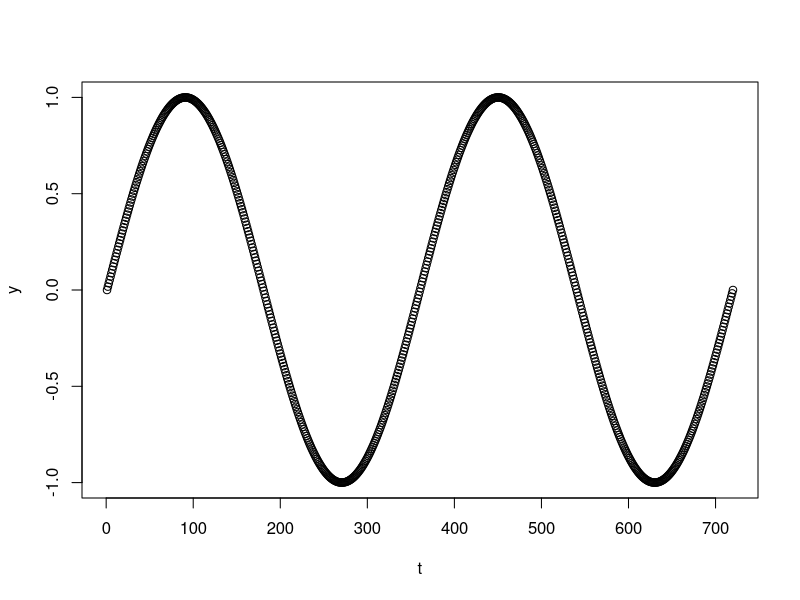

Write the R code that produced this figure. (Note: this script raises an error after producing the figure.)
#In this R script we will generate some demo data using the Sinus function and then we will
#the functions in the function.R script to do multiple dtw alignment, local alignment and 
#circular alignment

#We will generate a sinus sequence of 2 frequencies length and subset portions of the sequence 
#of different length that have some overlap between them

#representation of the data
y <- round(sin(seq(from = 0, to = 4*pi, length.out = 720)), digits = 5)
t <- c(1:720)

plot(t, y)

#subset of the data
#we will make 10 subsets of the data that span the whole length and have different lengths in 
#the overlap between them
fractionsList <- list(s1 = c(1:120),
                      s2 = c(80:140),
                      s3 = c(110:210),
                      s4 = c(160:250),
                      s5 = c(230:320),
                      s6 = c(290:420),
                      s7 = c(410:530),
                      s8 = c(390:640),
                      s9 = c(600:720),
                      s10 = c(600:720))


#create dataframes of the portions and put them in a list
dataList <- lapply(X = fractionsList, function(x){
    
    return(data.frame(t = c(1:length(x)), y = y[x]))
    
})

#test some univariate alignments

#LEFT ---------
profile <- localUnivariateAlignment(df1 = dataList[[1]], 
                                    df2 = dataList[[2]], 
                                    dataColumns = c(2, 2), 
                                    showDistPlot = T)

#visual representation of the alignment
require(ggplot2)
require(gridExtra)

pp <- ggplot(data = profile, aes_string(x = names(profile)[1], y = names(profile)[4])) + 
    geom_point() + 
    coord_cartesian(ylim = c(-1,1)) + 
    ggtitle('Unified sequences')
p1 <- ggplot(data = profile, aes_string(x = names(profile)[1], y = names(profile)[3])) + 
    geom_point() + 
    coord_cartesian(ylim = c(-1,1)) + 
    ggtitle('Sequence1')
p2 <- ggplot(data = profile, aes_string(x = names(profile)[1], y = names(profile)[2])) + 
    geom_point() + 
    coord_cartesian(ylim = c(-1,1))+ 
    ggtitle('Sequence2')

plotList <- list(pp, p2, p1)
gridplot <- grid.arrange(grobs = plotList, ncol = 1, as.table = FALSE)


#RIGHT ---------
profile <- localUnivariateAlignment(df1 = dataList[[3]], 
                                    df2 = dataList[[2]], 
                                    dataColumns = c(2, 2), 
                                    showDistPlot = T)

#visual representation of the alignment
require(ggplot2)
require(gridExtra)

pp <- ggplot(data = profile, aes_string(x = names(profile)[1], y = names(profile)[4])) + 
    geom_point() + 
    coord_cartesian(ylim = c(-1,1)) + 
    ggtitle('Unified sequences')
p1 <- ggplot(data = profile, aes_string(x = names(profile)[1], y = names(profile)[3])) + 
    geom_point() + 
    coord_cartesian(ylim = c(-1,1)) + 
    ggtitle('Sequence1')
p2 <- ggplot(data = profile, aes_string(x = names(profile)[1], y = names(profile)[2])) + 
    geom_point() + 
    coord_cartesian(ylim = c(-1,1))+ 
    ggtitle('Sequence2')

plotList <- list(pp, p2, p1)
gridplot <- grid.arrange(grobs = plotList, ncol = 1, as.table = FALSE)


#LOCAL ---------
profile <- localUnivariateAlignment(df1 = dataList[[7]], 
                                    df2 = dataList[[8]], 
                                    dataColumns = c(2, 2), 
                                    showDistPlot = T)

#visual representation of the alignment
require(ggplot2)
require(gridExtra)

pp <- ggplot(data = profile, aes_string(x = names(profile)[1], y = names(profile)[4])) + 
    geom_point() + 
    coord_cartesian(ylim = c(-1,1)) + 
    ggtitle('Unified sequences')
p1 <- ggplot(data = profile, aes_string(x = names(profile)[1], y = names(profile)[3])) + 
    geom_point() + 
    coord_cartesian(ylim = c(-1,1)) + 
    ggtitle('Sequence1')
p2 <- ggplot(data = profile, aes_string(x = names(profile)[1], y = names(profile)[2])) + 
    geom_point() + 
    coord_cartesian(ylim = c(-1,1))+ 
    ggtitle('Sequence2')

plotList <- list(pp, p2, p1)
gridplot <- grid.arrange(grobs = plotList, ncol = 1, as.table = FALSE)


#GLOBAL ---------
profile <- localUnivariateAlignment(df1 = dataList[[9]], 
                                    df2 = dataList[[10]], 
                                    dataColumns = c(2, 2), 
                                    showDistPlot = T)

#visual representation of the alignment
require(ggplot2)
require(gridExtra)

pp <- ggplot(data = profile, aes_string(x = names(profile)[1], y = names(profile)[4])) + 
    geom_point() + 
    coord_cartesian(ylim = c(-1,1)) + 
    ggtitle('Unified sequences')
p1 <- ggplot(data = profile, aes_string(x = names(profile)[1], y = names(profile)[3])) + 
    geom_point() + 
    coord_cartesian(ylim = c(-1,1)) + 
    ggtitle('Sequence1')
p2 <- ggplot(data = profile, aes_string(x = names(profile)[1], y = names(profile)[2])) + 
    geom_point() + 
    coord_cartesian(ylim = c(-1,1))+ 
    ggtitle('Sequence2')

plotList <- list(pp, p2, p1)
gridplot <- grid.arrange(grobs = plotList, ncol = 1, as.table = FALSE)
plot(gridplot)
